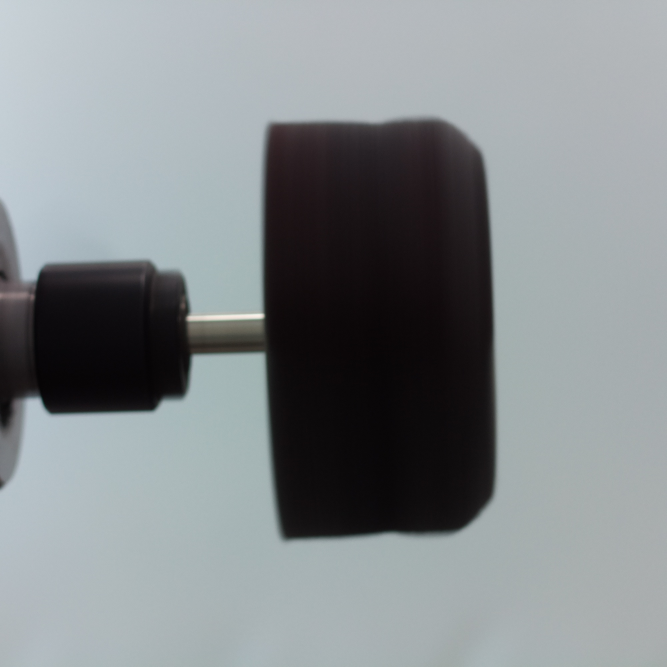
#> input picture image129.jpeg, 2000 x 2000 px (shown at 1/3 size)
$ python edgeimage.py
#> lines starting #> are read from the running program, lines starting #| are printed output that depends on the picture; after the words box and inside, x2 and y2 are one past the last pixel; in counts of white or black regions, pixels touching at a corner belong together
import cv2
import numpy as np

# Read the RGB image
rgb_img = cv2.imread('image129.jpeg')
#> rgb_img is the input picture: shape (2000, 2000, 3); mean B, G, R 140.6, 138.1, 132.4

# Check if the image was loaded properly
if rgb_img is None:
    print("Error: Image not loaded properly.")
    exit()

# Convert to grayscale
gray_img = cv2.cvtColor(rgb_img, cv2.COLOR_BGR2GRAY)

# Create white padding and add to the top of the grayscale image
white_padding = np.ones((50, gray_img.shape[1]), dtype=np.uint8) * 255
gray_img_with_padding = np.vstack((white_padding, gray_img))
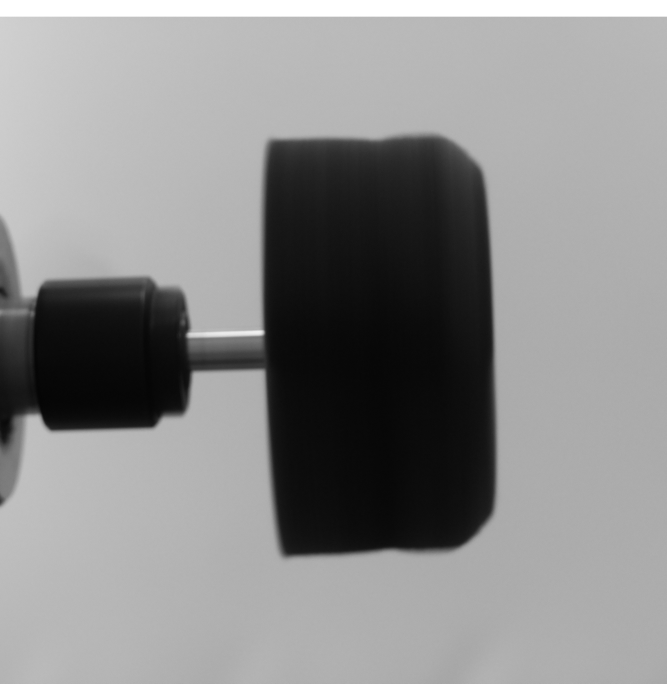
#> gray_img_with_padding: shape (2050, 2000) (shown at 1/3 size); min 3, max 255, mean 139.6

# Invert grayscale image
gray_img_with_padding = 255 - gray_img_with_padding
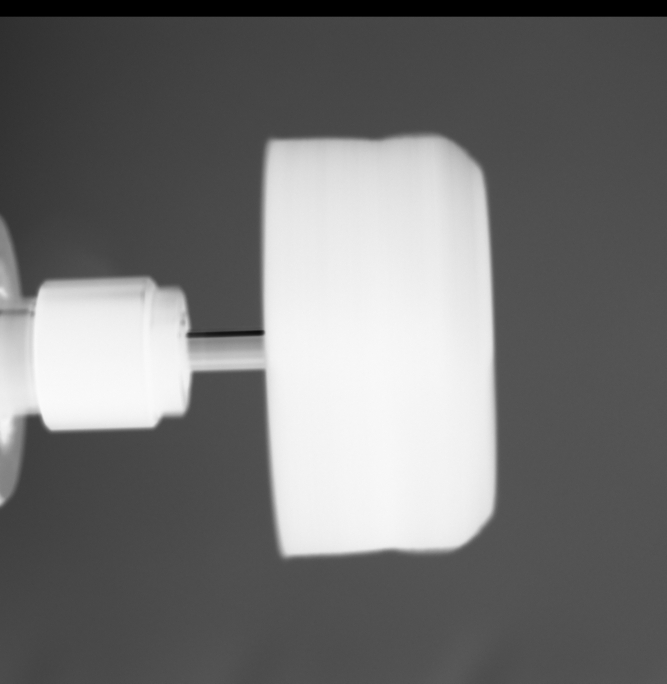
#> gray_img_with_padding: shape (2050, 2000) (shown at 1/3 size); min 0, max 252, mean 115.4

# Apply thresholding
gray_img_with_padding[gray_img_with_padding > 100] = 255
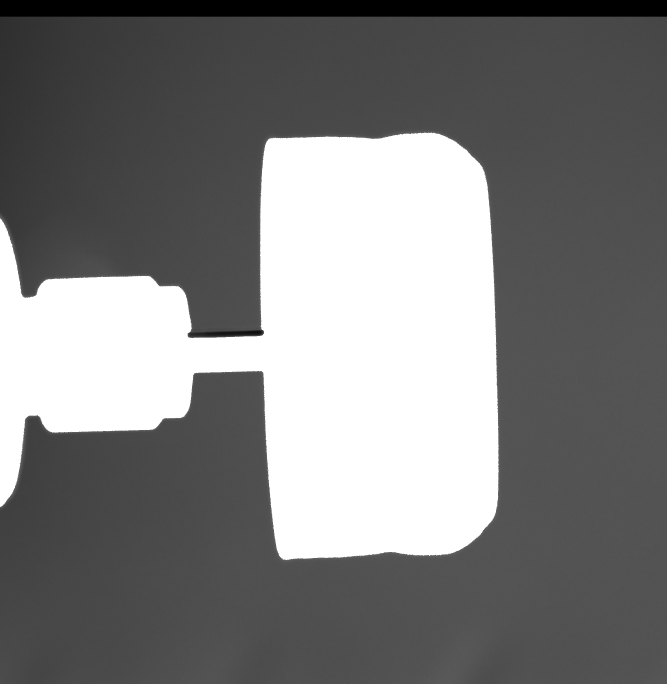
#> gray_img_with_padding: shape (2050, 2000) (shown at 1/3 size); min 0, max 255, mean 123.5
gray_img_with_padding[gray_img_with_padding <= 100] = 0
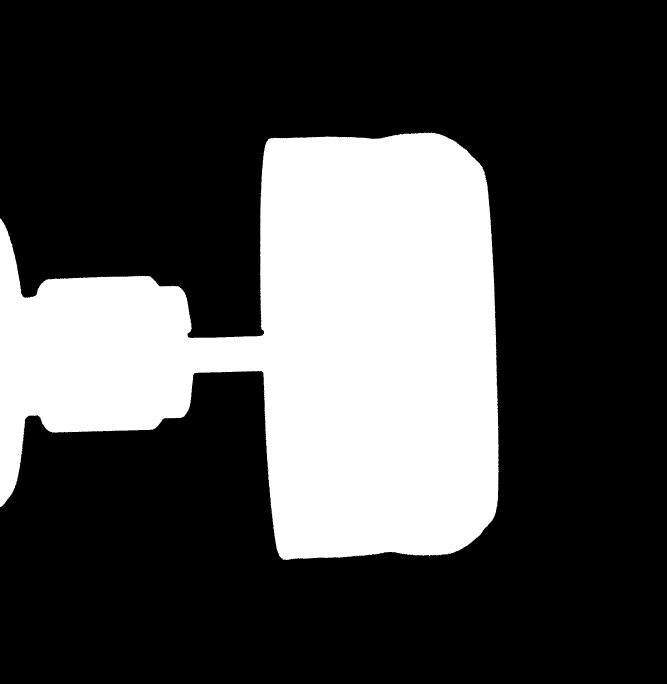
#> gray_img_with_padding: shape (2050, 2000) (shown at 1/3 size); 27.9% white; 10 white regions (9 under 20 px), largest, box (x1, y1, x2, y2) and area: (0, 397, 1496, 1680) 1145382

# Apply morphological closing
kernel = np.ones((30, 30), np.uint8)
closing = cv2.morphologyEx(gray_img_with_padding, cv2.MORPH_CLOSE, kernel)
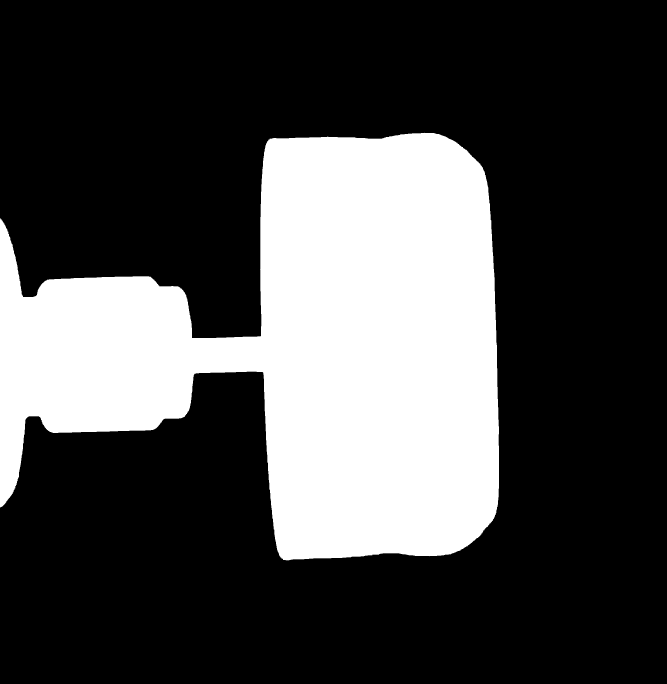
#> closing: shape (2050, 2000) (shown at 1/3 size); 28% white; 1 white region, box (x1, y1, x2, y2) and area: (0, 398, 1497, 1681) 1148945

# Ensure the closing result is 8-bit single-channel before applying Canny
closing = closing.astype(np.uint8)

# Detect edges using Canny
edges = cv2.Canny(closing, 100, 200)
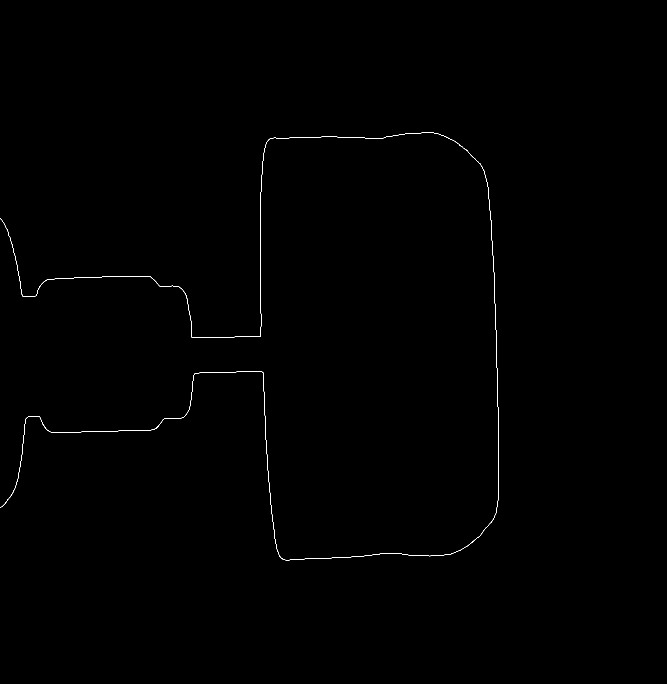
#> edges: shape (2050, 2000) (shown at 1/3 size); 0.14% white in thin lines or dots, all inside (x1, y1, x2, y2) = (0, 398, 1497, 1681)

# Resize the edges image for display
resized_edges = cv2.resize(edges, (int(edges.shape[1]/2), int(edges.shape[0]/2)))

# Display the resized edges
cv2.imshow('Edges', resized_edges)
cv2.waitKey(0)
cv2.destroyAllWindows()

cv2.imwrite('edgeimage.jpg', resized_edges)
